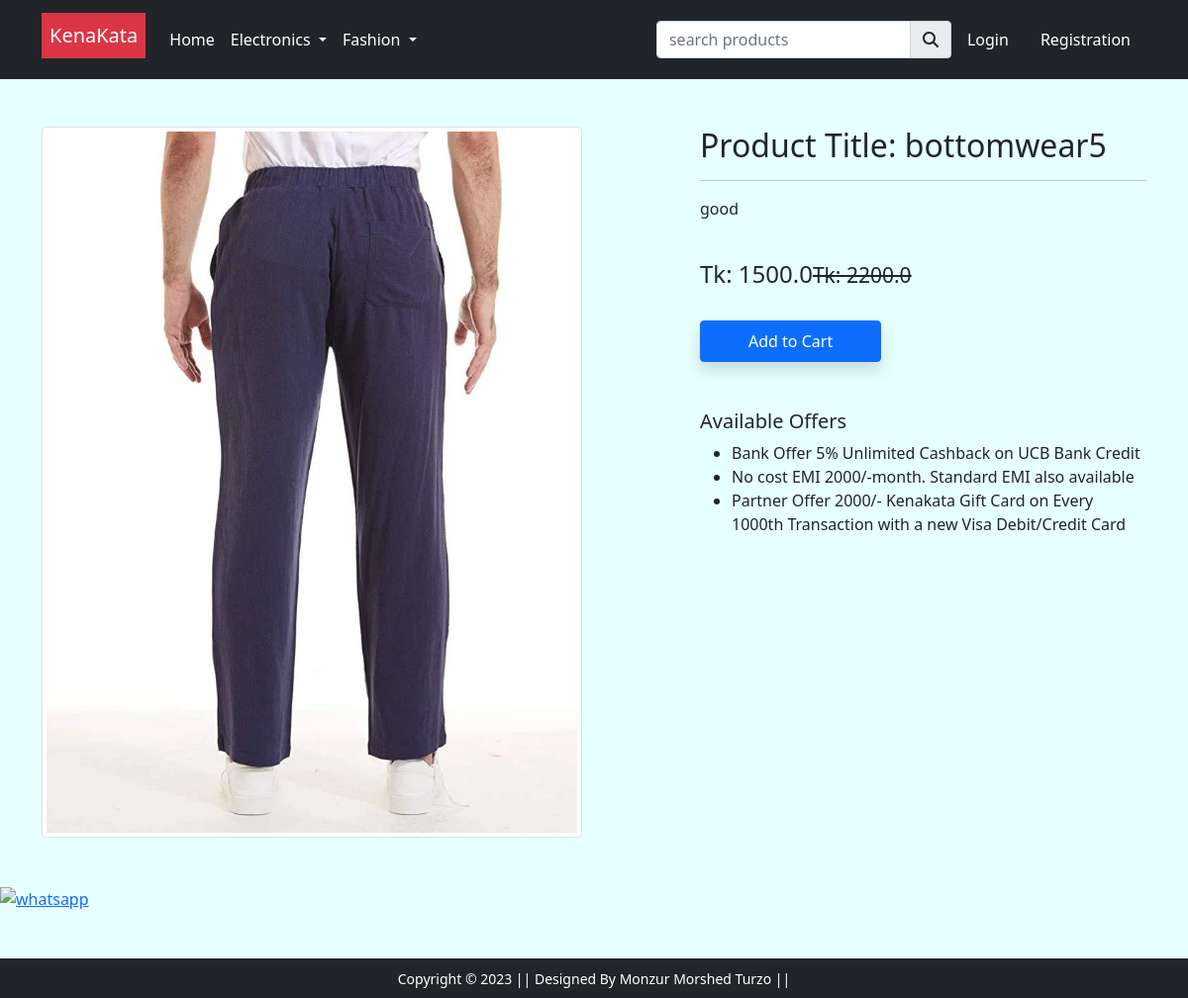
/product-detail/20, run on an earlier commit of the app's database.
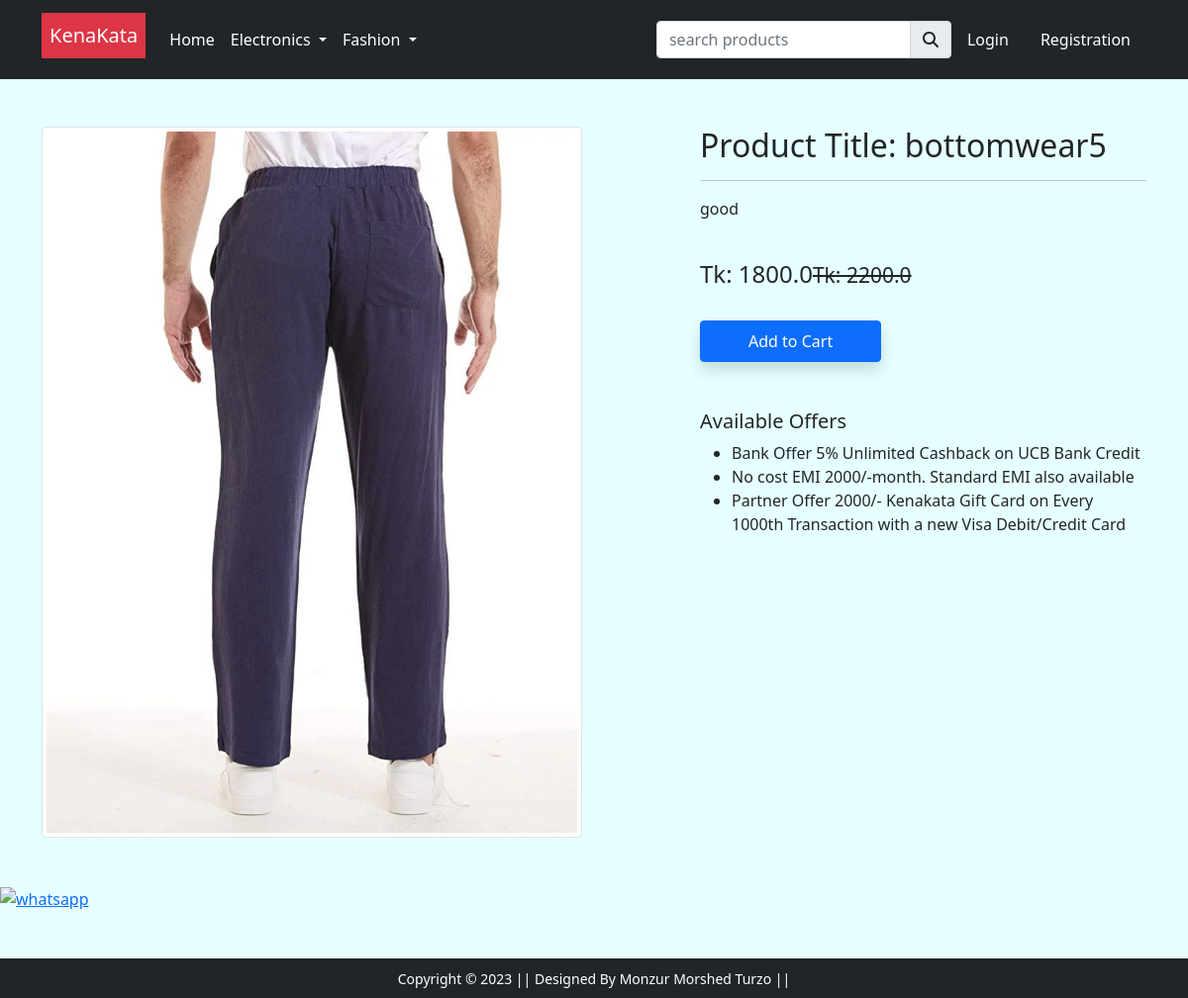
And on a later commit of the database.
### app/models.py (models this page shows, shortened)
class Product(models.Model):
    title=models.CharField(max_length=100)
    selling_price=models.FloatField()
    discounted_price=models.FloatField()
    description=models.TextField()
    brand=models.CharField(max_length=100)
    quantity=models.IntegerField(null=True,blank=True,default=5)
    colour=models.CharField(max_length=20,null=True,blank=True)
    size=models.CharField(max_length=20,null=True,blank=True)
    catagory=models.CharField(choices=CATAGORY_CHOICES,max_length=2)
    product_image=models.ImageField(upload_to='productimg')

### app/views.py (the view)
# urls.py: path('product-detail/<int:pk>', views.ProductDetailView.as_view(), name='product-detail'),
class ProductDetailView(View):
    def get(self,request,pk):
        totalitem=0
        product=Product.objects.get(pk=pk)
        item_already_in_cart=False
        if request.user.is_authenticated:
            totalitem= len(Cart.objects.filter(user=request.user))
            item_already_in_cart=Cart.objects.filter(Q(product=product.id) & Q(user=request.user)).exists()
        return render(request, 'app/productdetail.html',
        {'product':product, 'item_already_in_cart':item_already_in_cart})

### app/templates/app/productdetail.html (shortened to what this page needs)
{% extends 'app/base.html' %}
{% load static %}
{% block main-content %}
<div class="container my-5">
 <div class="row">
  <div class="col-sm-6 text-center align-self-center">
   <img src="{{product.product_image.url}}" alt="" class="img-fluid img-thumbnail">
  </div>
  <div class="col-sm-5 offset-sm-1">
   <h2>Product Title: {{product.title}}</h2>
   <hr>
   <p>{{product.description}}</p> <br>
   <h4>Tk: {{product.discounted_price}}<small class="fw-light text-decoration-line-through">Tk: {{product.selling_price}}</small></h4> <br>
   {% if item_already_in_cart %}
   <a href="{% url 'showcart' %}" class="btn btn-warning shadow px-5 py-2 ms-4">
      Go to Cart</a>
   {% else %}
   <form action="/add-to-cart" class="d-inline">
   <button type="submit" class="btn btn-primary shadow px-5 py-2">Add to Cart</button>
   </form>
   {% endif %}
   <h5 class="mt-5">Available Offers</h5>
   <ul>
    <li>Bank Offer 5% Unlimited Cashback on UCB Bank Credit</li>
    <li>No cost EMI 2000/-month. Standard EMI also available</li>
    <li>Partner Offer 2000/- Kenakata Gift Card on Every 1000th Transaction with a new Visa Debit/Credit Card</li>
   </ul>
  </div>
 </div>
</div>
{% endblock main-content %}

What changed in the data, as far as the page shows it:
changed Product "bottomwear5": discounted_price "1500.0" → "1800.0"
